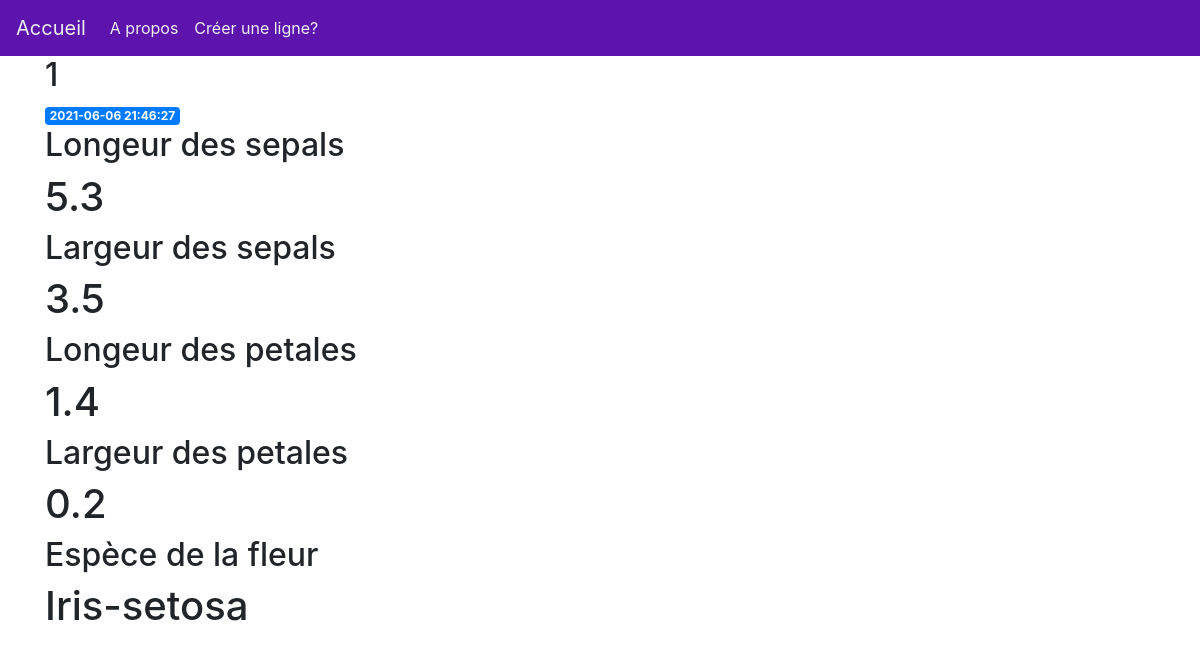
The page /1 on the database its author committed.
### tables this page shows
CREATE TABLE posts (
    id INTEGER PRIMARY KEY AUTOINCREMENT,
    created TIMESTAMP NOT NULL DEFAULT CURRENT_TIMESTAMP,
    SepalLengthCm REAL,
    SepalWidthCm REAL,
    PetalLengthCm REAL,
    PetalWidthCm real,
    Species varchar


);

### app.py (the view)
@app.route('/<int:post_id>')
def post(post_id):
    post = get_post(post_id)
    return render_template('post.html', post=post)

### app.py (called while the page is built)
def get_db_connection():
    conn = sqlite3.connect('database.db')
    conn.row_factory = sqlite3.Row
    return conn

def get_post(post_id):
    conn = get_db_connection()
    post = conn.execute('SELECT * FROM posts WHERE id = ?',
                        (post_id,)).fetchone()
    conn.close()
    if post is None:
        abort(404)
    return post

### templates/post.html
{% extends 'base.html' %}
{% block content %}
    <h2>{% block title %} {{ post['id'] }} {% endblock %}</h2>
    <span class="badge badge-primary">{{ post['created'] }}</span>
    <h2>Longeur des sepals </h2>
    <h1>{{ post['SepalLengthCm'] }}</h1>
    <h2>Largeur des sepals </h2>
    <h1>{{ post['SepalWidthCm'] }}</h1>
    <h2>Longeur des petales </h2>
    <h1>{{ post['PetalLengthCm'] }}</h1>
    <h2>Largeur des petales </h2>
    <h1>{{ post['PetalWidthCm'] }}</h1>
    <h2>Espèce de la fleur </h2>
    <h1>{{ post['Species'] }}</h1>
{% endblock %}

### rows shown on the page
posts: id "1", created "2021-06-06 21:46:27", SepalLengthCm "5.3", SepalWidthCm "3.5", PetalLengthCm "1.4", PetalWidthCm "0.2", Species "Iris-setosa"
